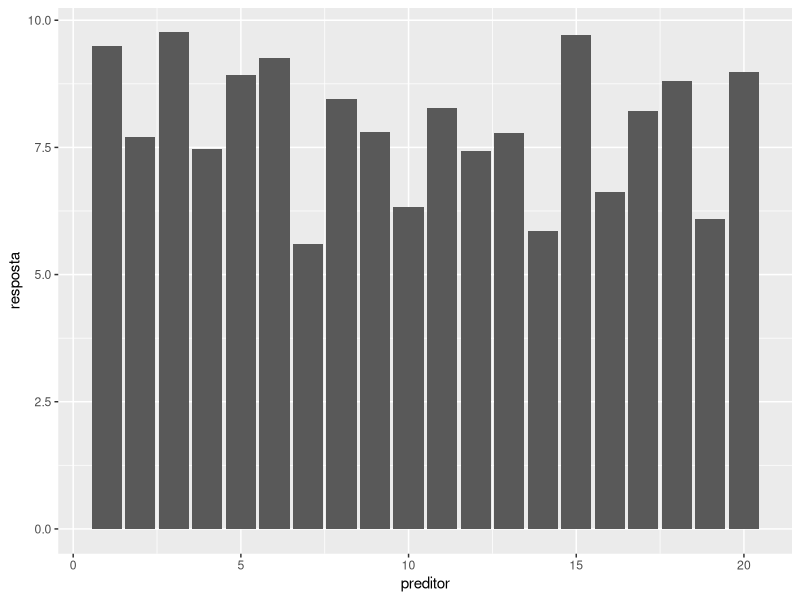
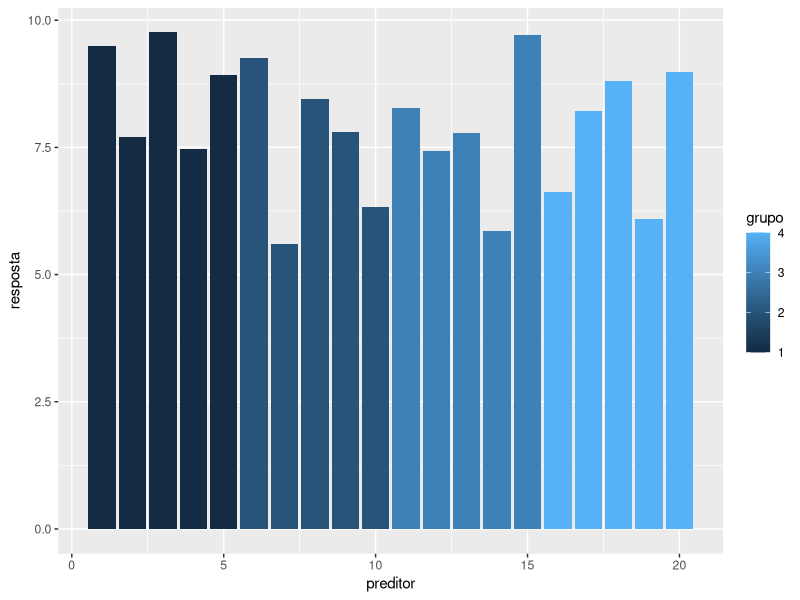
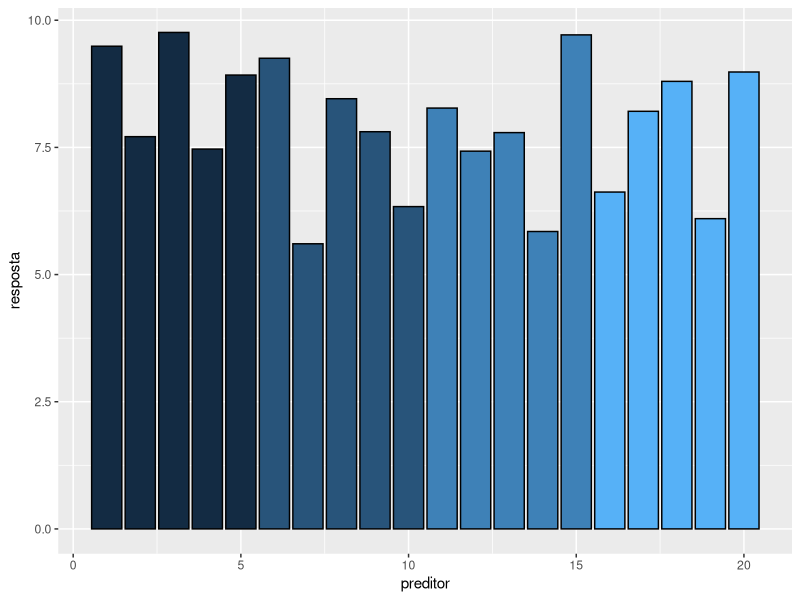
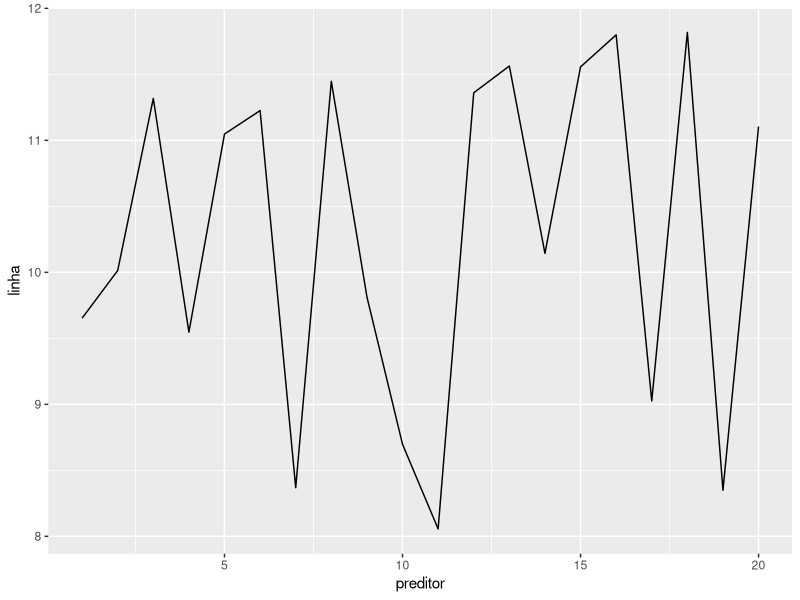
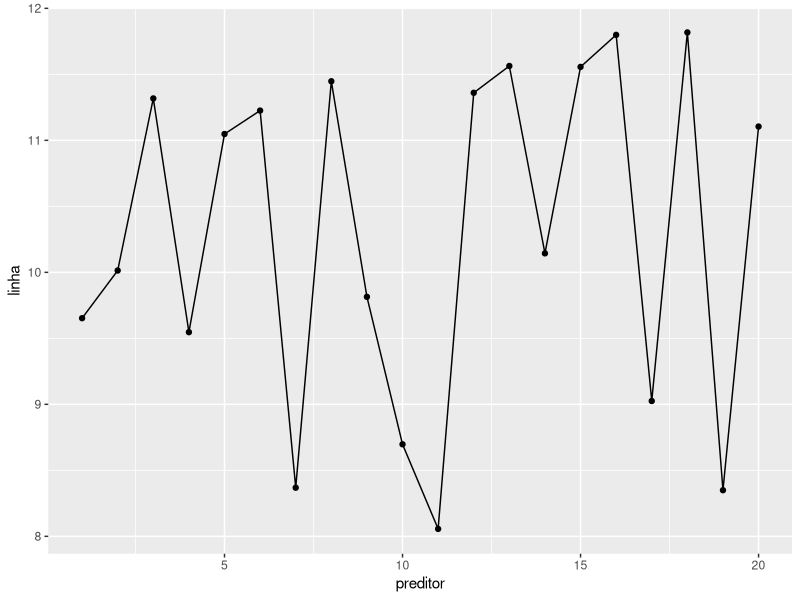
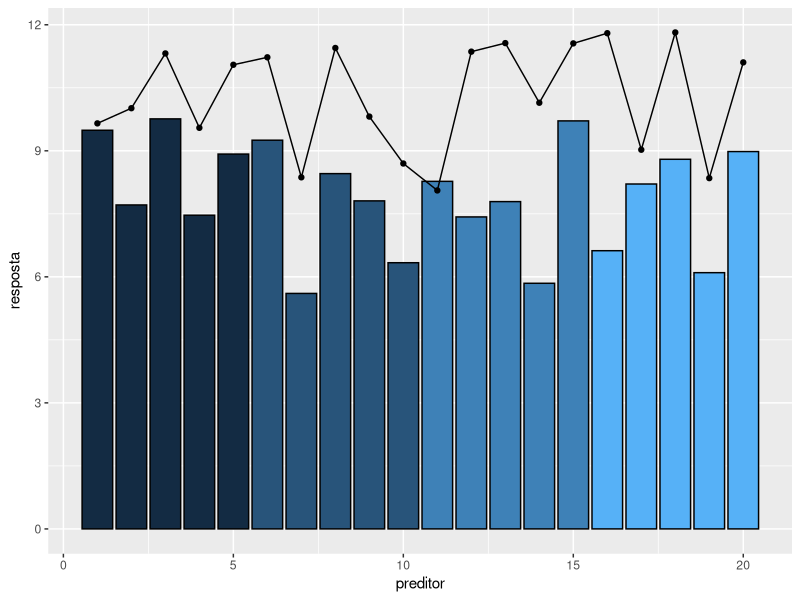
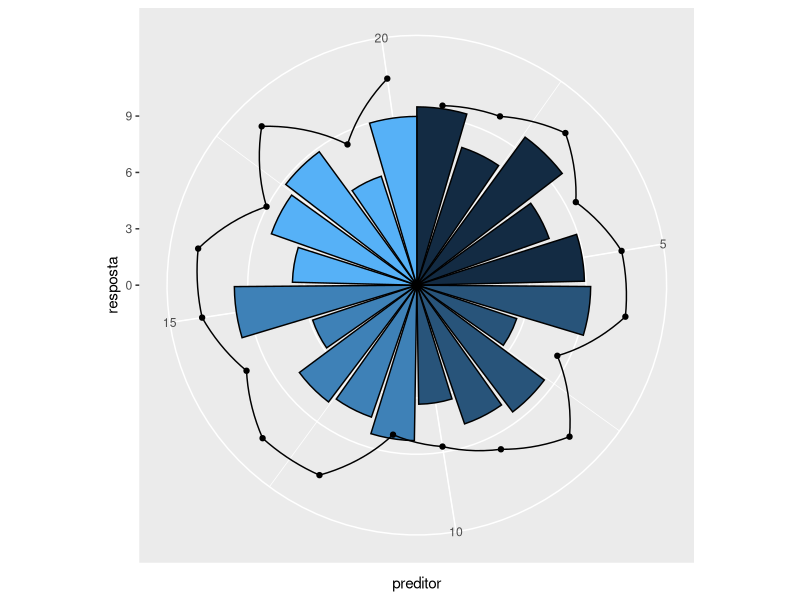
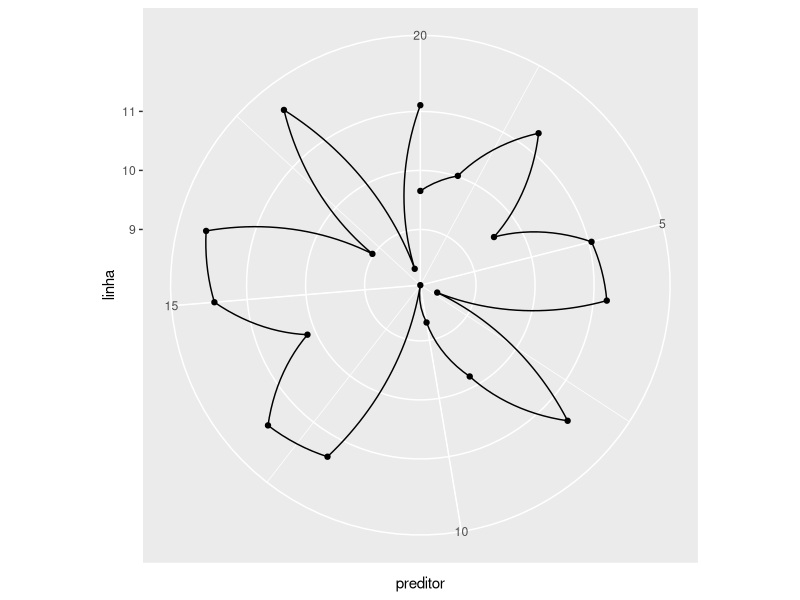

Write R code to recreate these figures, in order.
install.packages("ggplot2")
library("ggplot2")

dados<-data.frame(preditor=1:20,resposta=runif(20,5,10),grupo=rep(1:4,each=5),linha=runif(20,8,12))

## Gráfico de barras
ggplot(data=dados, aes(x=preditor, y=resposta)) + geom_bar(stat="identity")


## Separando por grupos
ggplot(data=dados, aes(x=preditor, y=resposta,fill=grupo)) + geom_bar(stat="identity")
##ggplot(data=dados, aes(x=preditor, y=resposta)) + geom_bar(aes(fill=grupo),stat="identity")


## Adicionando um contorno preto, e retirando a legenda
ggplot(data=dados, aes(x=preditor, y=resposta,fill=grupo)) + geom_bar(colour="black",stat="identity") + guides(fill=FALSE)


##Gráfico de linhas
ggplot(data=dados, aes(x=preditor, y=linha)) + geom_line() + guides(fill=FALSE)
ggplot(data=dados, aes(x=preditor, y=linha)) + geom_line() + geom_point() + guides(fill=FALSE)


##Combinando os dois
ggplot(data=dados, aes(x=preditor, y=resposta,fill=grupo)) + geom_bar(colour="black",stat="identity") + guides(fill=FALSE) +
    geom_line(data=dados, aes(x=preditor, y=linha)) + geom_point(data=dados, aes(x=preditor, y=linha))



##Transformando em uma figura circular
ggplot(data=dados, aes(x=preditor, y=resposta,fill=grupo)) + geom_bar(colour="black",stat="identity") + guides(fill=FALSE) +
    geom_line(data=dados, aes(x=preditor, y=linha)) + geom_point(data=dados, aes(x=preditor, y=linha))+coord_polar()

ggplot(data=dados, aes(x=preditor, y=linha)) + geom_line() + geom_point() + guides(fill=FALSE) + coord_polar()
ggplot(data=dados, aes(x=preditor, y=linha)) + geom_line() + geom_point() + guides(fill=FALSE) + coord_polar() + ylim(0,12)
